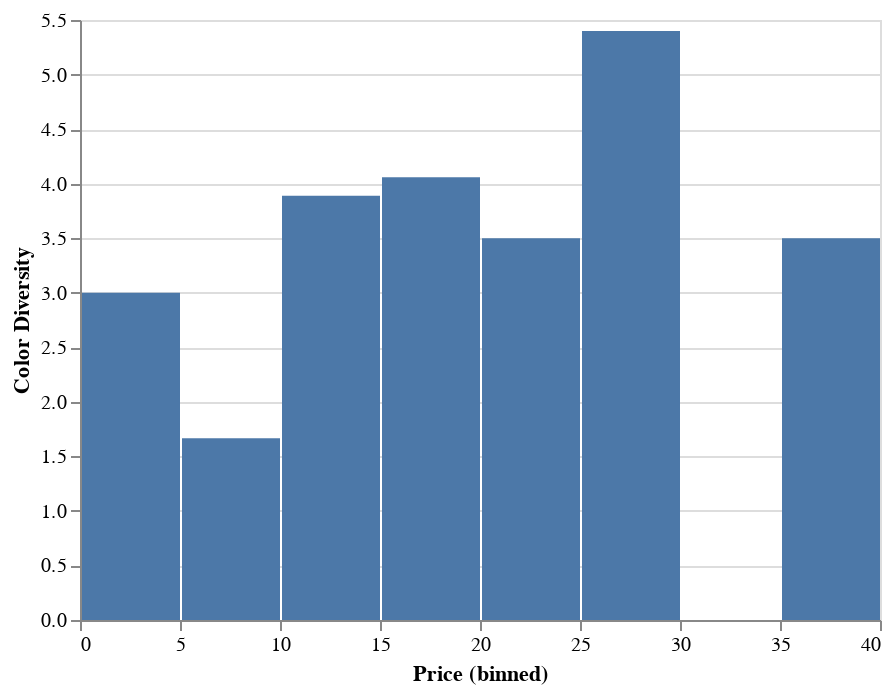

Here is the notebook cell this chart was saved with:
### Code cell
alt.Chart(df).mark_bar().encode(
    alt.X("Price", bin=True),
    alt.Y("mean(Color Count)", axis=alt.Axis(title='Color Diversity')),
)
